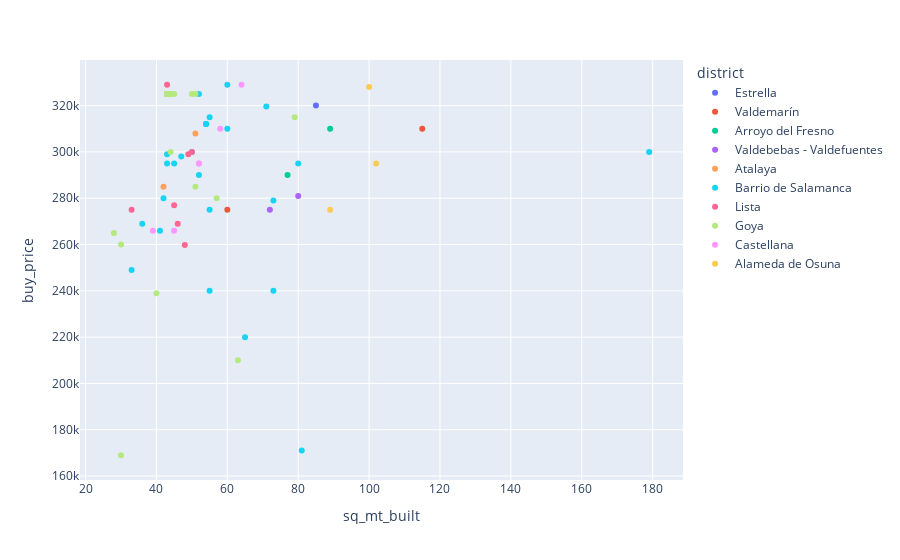

Notebook cell for this chart:
### Code cell
px.scatter(data_frame=df[df.district.isin(top10_districts)], x='sq_mt_built', y='buy_price', color='district')

### Figure 1 — Plotly figure (JSON) as saved in the notebook; plotly's stock layout.template omitted (floating-point values rounded to 4 significant figures)
{"data": [{"hovertemplate": "district=Estrella<br>sq_mt_built=%{x}<br>buy_price=%{y}<extra></extra>", "legendgroup": "Estrella", "marker": {"color": "#636efa", "symbol": "circle"}, "mode": "markers", "name": "Estrella", "orientation": "v", "showlegend": true, "type": "scatter", "x": [85], "xaxis": "x", "y": [320000], "yaxis": "y"}, {"hovertemplate": "district=Valdemarín<br>sq_mt_built=%{x}<br>buy_price=%{y}<extra></extra>", "legendgroup": "Valdemarín", "marker": {"color": "#EF553B", "symbol": "circle"}, "mode": "markers", "name": "Valdemarín", "orientation": "v", "showlegend": true, "type": "scatter", "x": [115, 60], "xaxis": "x", "y": [310000, 275000], "yaxis": "y"}, {"hovertemplate": "district=Arroyo del Fresno<br>sq_mt_built=%{x}<br>buy_price=%{y}<extra></extra>", "legendgroup": "Arroyo del Fresno", "marker": {"color": "#00cc96", "symbol": "circle"}, "mode": "markers", "name": "Arroyo del Fresno", "orientation": "v", "showlegend": true, "type": "scatter", "x": [89, 77], "xaxis": "x", "y": [310000, 290000], "yaxis": "y"}, {"hovertemplate": "district=Valdebebas - Valdefuentes<br>sq_mt_built=%{x}<br>buy_price=%{y}<extra></extra>", "legendgroup": "Valdebebas - Valdefuentes", "marker": {"color": "#ab63fa", "symbol": "circle"}, "mode": "markers", "name": "Valdebebas - Valdefuentes", "orientation": "v", "showlegend": true, "type": "scatter", "x": [72, 80], "xaxis": "x", "y": [275000, 281000], "yaxis": "y"}, {"hovertemplate": "district=Atalaya<br>sq_mt_built=%{x}<br>buy_price=%{y}<extra></extra>", "legendgroup": "Atalaya", "marker": {"color": "#FFA15A", "symbol": "circle"}, "mode": "markers", "name": "Atalaya", "orientation": "v", "showlegend": true, "type": "scatter", "x": [51, 42], "xaxis": "x", "y": [307900, 285000], "yaxis": "y"}, {"hovertemplate": "district=Barrio de Salamanca<br>sq_mt_built=%{x}<br>buy_price=%{y}<extra></extra>", "legendgroup": "Barrio de Salamanca", "marker": {"color": "#19d3f3", "symbol": "circle"}, "mode": "markers", "name": "Barrio de Salamanca", "orientation": "v", "showlegend": true, "type": "scatter", "x": [55, 43, 52, 42, 41, 55, 179, 60, 50, 54, 71, 43, 81, 60, 73, 52, 73, 43, 43, 47, 54, 54, 55, 43, 80, 45, 36, 33, 65], "xaxis": "x", "y": [275000, 325000, 290000, 280000, 266000, 240000, 300000, 329000, 300000, 312000, 319644, 325000, 171000, 310000, 240000, 325000, 279000, 325000, 295000, 298000, 312000, 312000, 315000, 299000, 295000, 295000, 269000, 249000, 220000], "yaxis": "y"}, {"hovertemplate": "district=Lista<br>sq_mt_built=%{x}<br>buy_price=%{y}<extra></extra>", "legendgroup": "Lista", "marker": {"color": "#FF6692", "symbol": "circle"}, "mode": "markers", "name": "Lista", "orientation": "v", "showlegend": true, "type": "scatter", "x": [43, 45, 48, 33, 46, 50, 49], "xaxis": "x", "y": [329000, 277000, 259800, 275000, 269000, 300000, 299000], "yaxis": "y"}, {"hovertemplate": "district=Goya<br>sq_mt_built=%{x}<br>buy_price=%{y}<extra></extra>", "legendgroup": "Goya", "marker": {"color": "#B6E880", "symbol": "circle"}, "mode": "markers", "name": "Goya", "orientation": "v", "showlegend": true, "type": "scatter", "x": [43, 43, 45, 44, 44, 51, 40, 43, 43, 43, 50, 30, 43, 43, 43, 43, 44, 30, 43, 57, 63, 79, 51, 28], "xaxis": "x", "y": [325000, 325000, 325000, 300000, 325000, 285000, 239000, 325000, 325000, 325000, 325000, 260000, 325000, 325000, 325000, 325000, 325000, 169000, 325000, 280000, 210000, 315000, 325000, 265000], "yaxis": "y"}, {"hovertemplate": "district=Castellana<br>sq_mt_built=%{x}<br>buy_price=%{y}<extra></extra>", "legendgroup": "Castellana", "marker": {"color": "#FF97FF", "symbol": "circle"}, "mode": "markers", "name": "Castellana", "orientation": "v", "showlegend": true, "type": "scatter", "x": [45, 39, 52, 64, 58, 52], "xaxis": "x", "y": [266000, 266000, 295000, 329000, 310000, 295000], "yaxis": "y"}, {"hovertemplate": "district=Alameda de Osuna<br>sq_mt_built=%{x}<br>buy_price=%{y}<extra></extra>", "legendgroup": "Alameda de Osuna", "marker": {"color": "#FECB52", "symbol": "circle"}, "mode": "markers", "name": "Alameda de Osuna", "orientation": "v", "showlegend": true, "type": "scatter", "x": [102, 100, 89], "xaxis": "x", "y": [295000, 328000, 275000], "yaxis": "y"}], "layout": {"legend": {"title": {"text": "district"}, "tracegroupgap": 0}, "margin": {"t": 60}, "xaxis": {"anchor": "y", "domain": [0, 1], "title": {"text": "sq_mt_built"}}, "yaxis": {"anchor": "x", "domain": [0, 1], "title": {"text": "buy_price"}}}}
